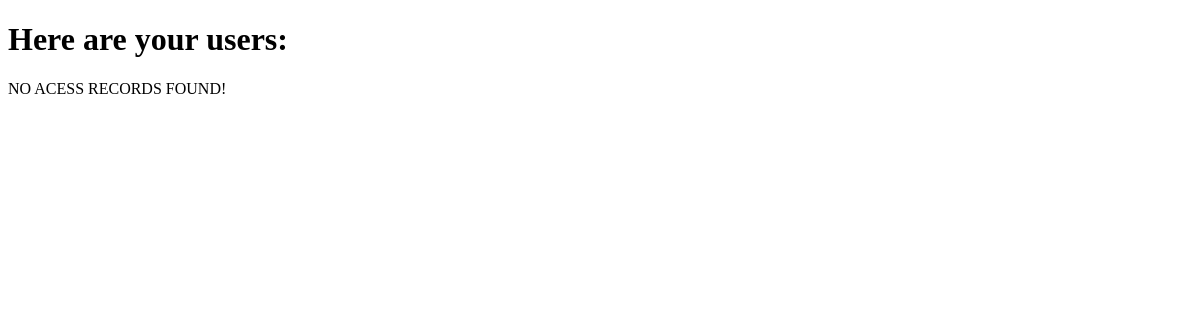
The app's page /users/, older data.
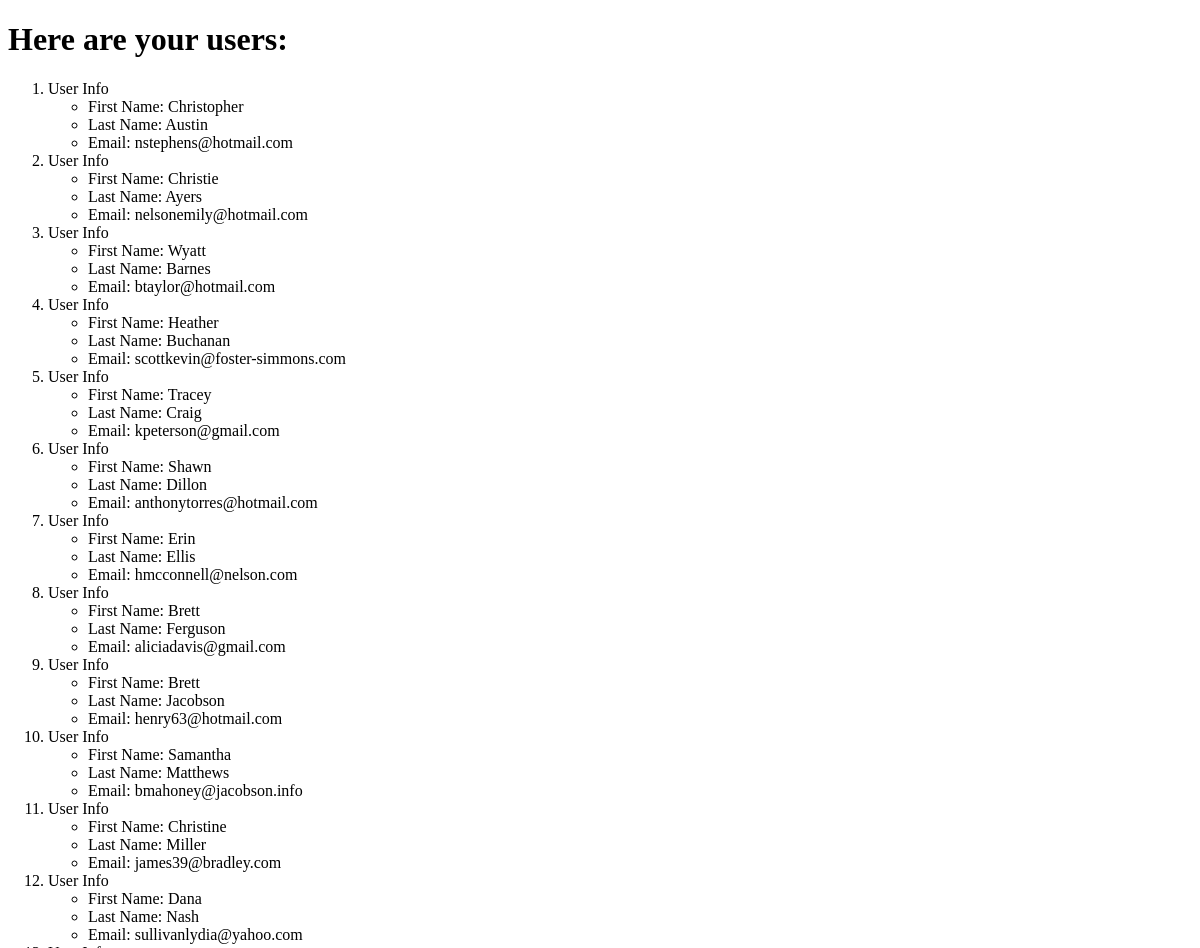
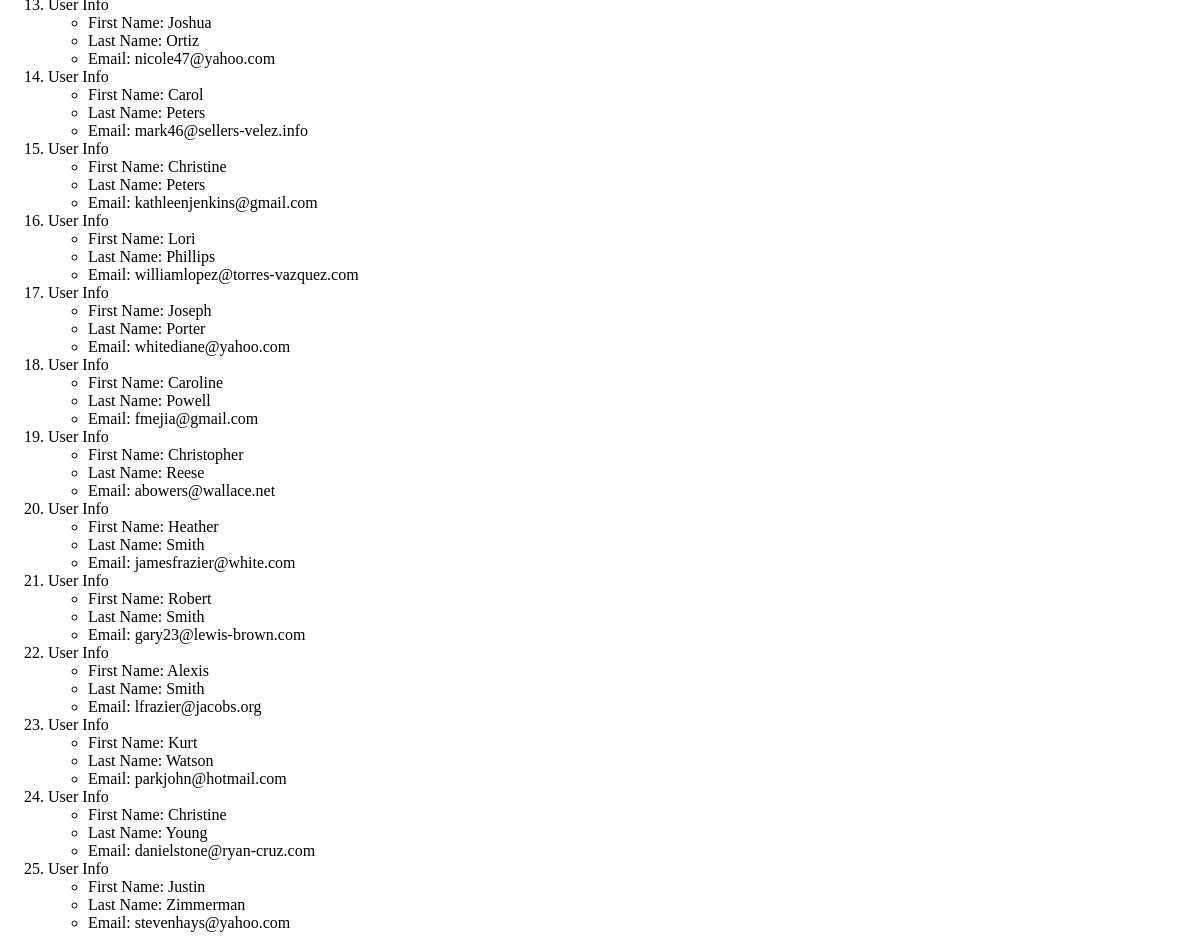
The same page, newer data (2 pictures, top to bottom).
### AppTwo/models.py (models this page shows, shortened)
class User(models.Model):
    first_name = models.CharField(max_length=264)
    last_name = models.CharField(max_length=264)
    email = models.EmailField(max_length=264, unique=True)

### AppTwo/views.py (the view)
# urls.py: path('', views.users, name='user')
def users(request):
    users = User.objects.order_by('last_name')
    user_dict = {'user_records': users}
    return render(request, 'AppTwo/users.html', context=user_dict)

### templates/AppTwo/users.html (shortened to what this page needs)
<!DOCTYPE html>
{% load staticfiles%}
<html>
    <head>
    </head>
    <body>
        <h1>Here are your users:</h1>
        <div class="container">
            {% if user_records %}
                <ol>
                    {%for rec in user_records%}
                        <li> User Info
                            <ul>
                                <li>First Name: {{ rec.first_name }}</li>
                                <li>Last Name: {{ rec.last_name }}</li>
                                <li>Email: {{ rec.email }}</li>
                            </ul>
                    {% endfor %}
                </ol>
            {% else %}
                <p>NO ACESS RECORDS FOUND!</p>
            {% endif %}
        </div>
    </body>
</html>

Row changes from the older to the newer data that the page shows:
added User: first_name "Christopher", last_name "Austin", email "nstephens@hotmail.com"
added User: first_name "Christie", last_name "Ayers", email "nelsonemily@hotmail.com"
added User: first_name "Wyatt", last_name "Barnes", email "btaylor@hotmail.com"
added User: first_name "Heather", last_name "Buchanan", email "scottkevin@foster-simmons.com"
added User: first_name "Tracey", last_name "Craig", email "kpeterson@gmail.com"
added User: first_name "Shawn", last_name "Dillon", email "anthonytorres@hotmail.com"
added User: first_name "Erin", last_name "Ellis", email "hmcconnell@nelson.com"
added User: first_name "Brett", last_name "Ferguson", email "aliciadavis@gmail.com"
added User: first_name "Brett", last_name "Jacobson", email "henry63@hotmail.com"
added User: first_name "Samantha", last_name "Matthews", email "bmahoney@jacobson.info"
added User: first_name "Christine", last_name "Miller", email "james39@bradley.com"
added User: first_name "Dana", last_name "Nash", email "sullivanlydia@yahoo.com"
added User: first_name "Joshua", last_name "Ortiz", email "nicole47@yahoo.com"
added User: first_name "Carol", last_name "Peters", email "mark46@sellers-velez.info"
added User: first_name "Christine", last_name "Peters", email "kathleenjenkins@gmail.com"
added User: first_name "Lori", last_name "Phillips", email "williamlopez@torres-vazquez.com"
added User: first_name "Joseph", last_name "Porter", email "whitediane@yahoo.com"
added User: first_name "Caroline", last_name "Powell", email "fmejia@gmail.com"
added User: first_name "Christopher", last_name "Reese", email "abowers@wallace.net"
added User: first_name "Heather", last_name "Smith", email "jamesfrazier@white.com"
added User: first_name "Robert", last_name "Smith", email "gary23@lewis-brown.com"
added User: first_name "Alexis", last_name "Smith", email "lfrazier@jacobs.org"
added User: first_name "Kurt", last_name "Watson", email "parkjohn@hotmail.com"
added User: first_name "Christine", last_name "Young", email "danielstone@ryan-cruz.com"
added User: first_name "Justin", last_name "Zimmerman", email "stevenhays@yahoo.com"
Text that changed along with them:
text no longer shown: "NO ACESS RECORDS FOUND!"
